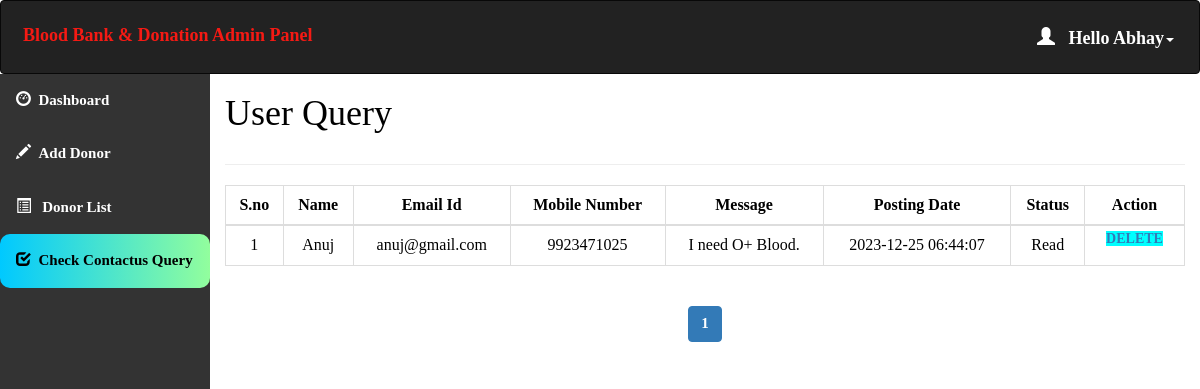
Page /admin/query.php (signed in) on the committed database.
### tables this page shows
create table contact_query(
query_id int auto_increment Not Null,
query_name varchar(100) NOT NULL,
query_mail varchar(120) NOT NULL,
query_number char(11) NOT NULL,
query_message longtext NOT NULL,
query_date timestamp NOT NULL DEFAULT CURRENT_TIMESTAMP,
query_status int(11) DEFAULT NULL,
Primary key(query_id)
);

### admin/query.php (the view, shortened to what this page needs)
<html>
<head>
  <link rel="stylesheet" href="https://maxcdn.bootstrapcdn.com/bootstrap/3.4.1/css/bootstrap.min.css">
</head>
<?php
include 'conn.php';
  if (isset($_SESSION['loggedin']) && $_SESSION['loggedin'] == true) {
  ?>
<body style="color:black">
<div id="header">
<?php include 'header.php';
?>
</div>
<div id="sidebar">
<?php $active="query"; include 'sidebar.php'; ?>
</div>
<div id="content" >
  <div class="content-wrapper">
    <div class="container-fluid">
      <div class="row">
        <div class="col-md-12 lg-12 sm-12">
          <h1 class="page-title">User Query</h1>
        </div>
      </div>
      <hr>
      <?php
        include 'conn.php';
          $limit = 10;
          if(isset($_GET['page'])){
            $page = $_GET['page'];
          }else{
            $page = 1;
          }
          $offset = ($page - 1) * $limit;
          $count=$offset+1;
        $sql= "select * from contact_query LIMIT {$offset},{$limit}";
        $result=mysqli_query($conn,$sql);
        if(mysqli_num_rows($result)>0)   {
       ?>
       <div class="table-responsive">
      <table class="table table-bordered" style="text-align:center">
          <thead style="text-align:center">
          <th style="text-align:center">S.no</th>
          <th style="text-align:center">Name</th>
          <th style="text-align:center">Email Id</th>
          <th style="text-align:center">Mobile Number</th>
          <th style="text-align:center">Message</th>
          <th style="text-align:center">Posting Date</th>
          <th style="text-align:center">Status</th>
          <th style="text-align:center">Action</th>
          </thead>
          <tbody>
            <?php
            while($row = mysqli_fetch_assoc($result)) { ?>
          <tr>
                  <td><?php echo $count++; ?></td>
                  <td><?php echo $row['query_name']; ?></td>
                  <td><?php echo $row['query_mail']; ?></td>
                  <td><?php echo $row['query_number']; ?></td>
                  <td><?php echo $row['query_message']; ?></td>
                  <td><?php echo $row['query_date']; ?></td>
                  <?php if($row['query_status']==1)
{
?><td>Read<br></td>
<?php } else {?>
<td><a href="query.php?id=<?php echo $row['query_id'];?>" onclick="clickme()"><b id="demo">Pending</b></a><br>
</td>
<?php } ?>
                    <td id="he" style="width:100px">
                    <a style="background-color:aqua" href='delete_query.php?id=<?php echo $row['query_id']; ?>'> Delete </a>
                </td>
              </tr>
            <?php } ?>
          </tbody>
      </table>
    </div>
    <?php } ?>
    <div class="table-responsive"style="text-align:center;align:center">
        <?php
        $sql1 = "SELECT * FROM contact_query";
        $result1 = mysqli_query($conn, $sql1) or die("Query Failed.");
        if(mysqli_num_rows($result1) > 0){
          $total_records = mysqli_num_rows($result1);
          $total_page = ceil($total_records / $limit);
          echo '<ul class="pagination admin-pagination">';
          for($i = 1; $i <= $total_page; $i++){
            if($i == $page){
              $active = "active";
            }else{
              $active = "";
            }
            echo '<li class="'.$active.'"><a href="query.php?page='.$i.'">'.$i.'</a></li>';
          }
          echo '</ul>';
        }
        ?>
        </div>
      </div>
    </div>
   <?php }
    ?>
</body>
</html>

### admin/header.php (shortened to what this page needs)
<!DOCTYPE html>
<html>
<head>
  <link rel="stylesheet" href="https://maxcdn.bootstrapcdn.com/bootstrap/3.4.1/css/bootstrap.min.css">
</head>
<body>
<nav class="navbar navbar-inverse">
  <div class="container-fluid">
    <div class="navbar-header">
      <a class="navbar-brand" id="qq" href="dashboard.php" style="color:#F51A14;">Blood Bank & Donation Admin Panel</a>
    </div>
    <ul class="nav navbar-nav navbar-right">
      <li class="dropdown"><a class="dropdown-toggle" id="qw" data-toggle="dropdown" href="#" style="font-weight:bold;color:white "> <span class="glyphicon glyphicon-user"></span>&nbsp&nbsp
        <?php
        include 'conn.php';
        $username=$_SESSION['username'];
        $sql="select * from admin_info where admin_username='$username'";
        $result=mysqli_query($conn,$sql) or die("query failed.");
        $row=mysqli_fetch_assoc($result);
        echo "Hello ".$row['admin_name'];
       ?><span class="caret"></span></a>
    </li>
    </ul>
  </div>
</nav>
</body></html>

### admin/query.php (style rules this page uses)
#sidebar { position:relative;margin-top:-20px }
#content { position:relative;margin-left:210px }
#he { font-size: 14px; font-weight: 600; text-transform: uppercase; padding: 3px 7px; color: #fff; text-decoration: none; border-radius: 3px; align:center }

### admin/header.php (style rules this page uses)
.navbar { background-color: #333333 ; padding: 10px 10px; color:#FF0404 ; }
.navbar a { float: left; color: white; text-align: center; padding: 12px; text-decoration: none; font-size: 18px; line-height: 25px; }
.navbar-brand { font-size: 25px; font-weight: bold; }
.navbar a { float: none; display: block; text-align: left; }
.navbar-right { float: none; }

### admin/sidebar.php (style rules this page uses)
body { margin: 0; font-family: 'Averia Gruesa Libre';font-size: 15px; color:#F8F9F9; }

### rows in the picture
contact_query: query_name "Anuj", query_mail "anuj@gmail.com", query_number "9923471025", query_message "I need O+ Blood.", query_date "2023-12-25 06:44:07", query_status "Read"

### other values in the picture
$row['admin_name'] "Abhay"
